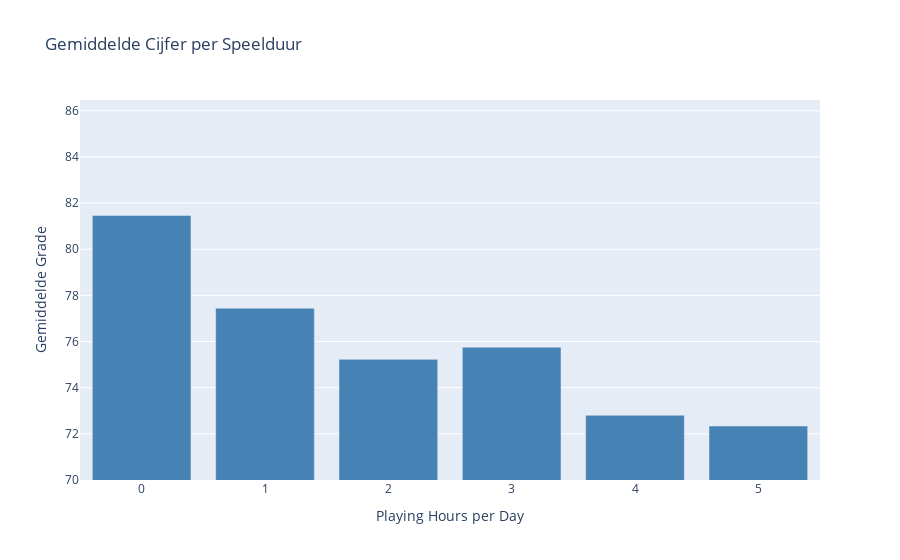

The notebook cell this image was saved under:
### Markdown cell above
#### 3.2.1 Argument 1 voor perspectief 2
Studenten die meer dan 3 uur per dag gamen behalen significant lagere cijfers dan hun medestudenten.

### Code cell
df2["Grade"] = pd.to_numeric(df2["Grade"], errors="coerce")

# Gemiddeld cijfer per gametijd
avg_grades = df2.groupby("Playing Hours")["Grade"].mean().reset_index()

# Plotly Go: éénkleurige bar chart
fig = go.Figure(
    data=go.Bar(
        x=avg_grades["Playing Hours"],
        y=avg_grades["Grade"],
        marker_color="steelblue"  # één vaste kleur
    )
)

# Layout en stijlen
fig.update_layout(
    title="Gemiddelde Cijfer per Speelduur",
    xaxis_title="Playing Hours per Day",
    yaxis_title="Gemiddelde Grade",
    yaxis=dict(range=[70, avg_grades["Grade"].max() + 5]),
    showlegend=False  # geen legenda
)

fig.show()

### Figure 1 — Plotly figure (JSON) as saved in the notebook; plotly's stock layout.template omitted (floating-point values rounded to 4 significant figures)
{"data": [{"marker": {"color": "steelblue"}, "type": "bar", "x": [0, 1, 2, 3, 4, 5], "y": [81.46, 77.44, 75.23, 75.75, 72.8, 72.34]}], "layout": {"showlegend": false, "title": {"text": "Gemiddelde Cijfer per Speelduur"}, "xaxis": {"title": {"text": "Playing Hours per Day"}}, "yaxis": {"range": [70, 86.46], "title": {"text": "Gemiddelde Grade"}}}}
